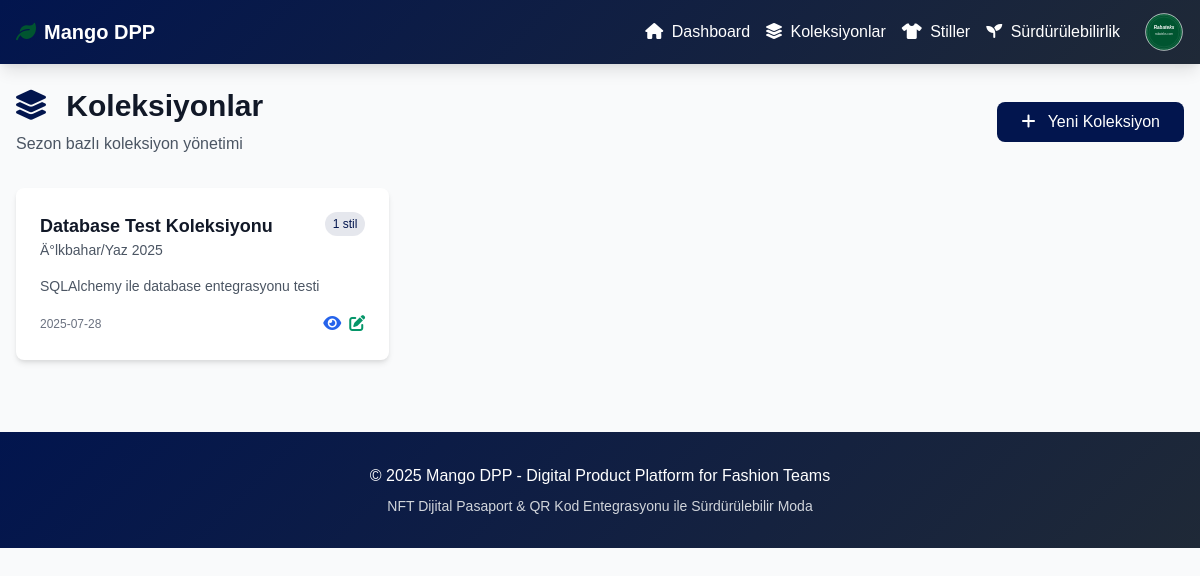
The page /collections on the database its author committed.
### models.py (models this page shows)
class Collection(Base):
    __tablename__ = "collections"
    id = Column(String, primary_key=True)
    name = Column(String, nullable=False)
    season = Column(String, nullable=False)
    year = Column(Integer, nullable=False)
    description = Column(Text)
    created_at = Column(DateTime, default=datetime.utcnow)
    styles = relationship("Style", back_populates="collection")

### main.py (the view)
@app.get("/collections")
async def collections_page(request: Request, db: Session = Depends(get_db)):
    collections = mango_dpp.get_collections(db)
    response = templates.TemplateResponse("collections.html", {
        "request": request,
        "collections": collections
    })
    response.headers["Content-Type"] = "text/html; charset=utf-8"
    return response

### templates/collections.html (shortened to what this page needs)
{% extends "base.html" %}
{% block content %}
<div class="mb-8 flex justify-between items-center">
    <div>
        <h1 class="text-3xl font-bold text-gray-900 mb-2">
            <i class="fas fa-layer-group text-navy mr-3"></i>
            Koleksiyonlar
        </h1>
        <p class="text-gray-600">Sezon bazl&inodot; koleksiyon y&ouml;netimi</p>
    </div>
    <button onclick="showCreateModal()" class="bg-navy text-white px-6 py-2 rounded-lg btn-navy transition-colors">
        <i class="fas fa-plus mr-2"></i>
        Yeni Koleksiyon
    </button>
</div>
<div class="grid grid-cols-1 md:grid-cols-2 lg:grid-cols-3 gap-6">
    {% for collection in collections %}
    <div class="bg-white rounded-lg shadow-md p-6 card-hover">
        <div class="flex justify-between items-start mb-4">
            <div>
                <h3 class="text-lg font-semibold text-gray-900">{{ collection.name }}</h3>
                <p class="text-sm text-gray-600">{{ collection.season }} {{ collection.year }}</p>
            </div>
            <span class="bg-navy-light text-navy text-xs px-2 py-1 rounded-full">
                {{ collection.styles|length }} stil
            </span>
        </div>
        <p class="text-gray-600 text-sm mb-4">{{ collection.description }}</p>
        <div class="flex justify-between items-center">
            <span class="text-xs text-gray-500">
                {{ collection.created_at.strftime('%Y-%m-%d') if collection.created_at else '' }}
            </span>
            <div class="flex space-x-2">
                <button class="text-blue-600 hover:text-blue-800">
                    <i class="fas fa-eye"></i>
                </button>
                <button class="text-green-600 hover:text-green-800">
                    <i class="fas fa-edit"></i>
                </button>
            </div>
        </div>
    </div>
    {% endfor %}
</div>
{% endblock %}

### templates/base.html (style rules this page uses)
* { font-family: Arial, sans-serif; }
:root { --color-primary: #005530; --color-secondary: #D51635; --color-navy: #02154e; --color-primary-light: rgba(0, 85, 48, 0.1); --color-secondary-light: rgba(213, 22, 53, 0.1); --color-navy-light: rgba(2, 21, 78, 0.1); }
.card-hover { transition: all 0.3s ease; }
.bg-navy { background-color: var(--color-navy) !important; }
.bg-navy-light { background-color: var(--color-navy-light) !important; }
.text-navy { color: var(--color-navy) !important; }

### rows shown on the page
Collection: name "Database Test Koleksiyonu", season "Ä°lkbahar/Yaz", year "2025", styles|length "1", description "SQLAlchemy ile database entegrasyonu testi", created_at "2025-07-28"
